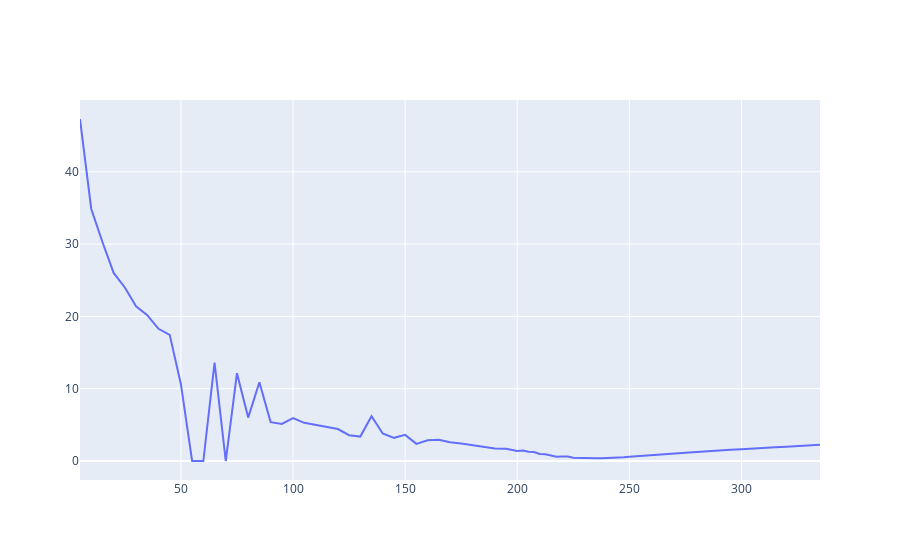

Notebook source saved alongside this figure:
### Code cell
figure = go.Figure()
figure.add_trace(go.Scatter(x=options_chain.calls['strike'], y=options_chain.calls['impliedVolatility']))
figure.show()
